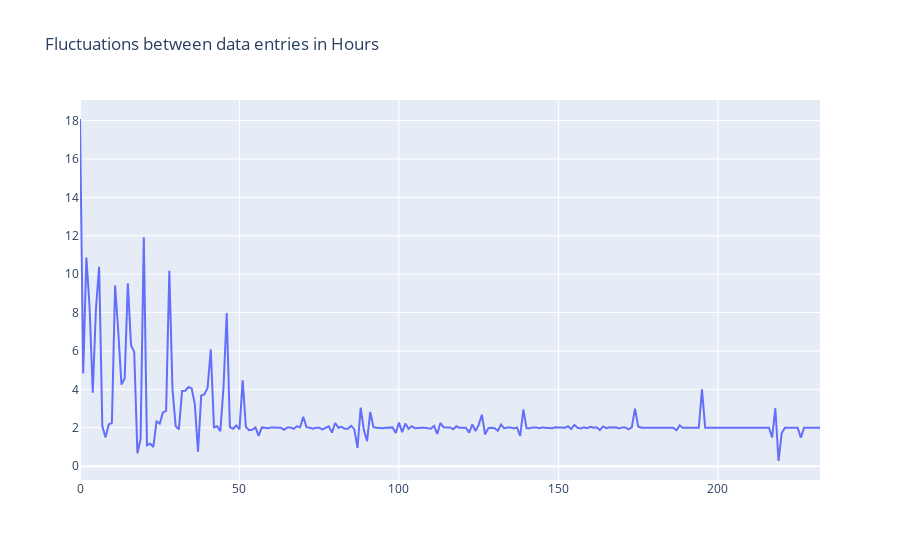

This figure's notebook cell:
### Markdown cell above
<a id="plotly"></a>
<b><a href="#home">HOME</a></b>

### Code cell
import plotly.graph_objects as go
fig = go.Figure()
fig.add_trace(go.Scatter(y=SPANS))
#fig.add_trace(go.Bar(y=ACC))
fig.update_layout(title = 'Fluctuations between data entries in Hours')
fig.show()

### Figure 1 — Plotly figure (JSON) as saved in the notebook; plotly's stock layout.template omitted (floating-point values rounded to 4 significant figures; data arrays with more than 128 entries replaced by an {"elided": "..."} marker saying what was removed)
{"data": [{"type": "scatter", "y": {"elided": "233 float values"}}], "layout": {"title": {"text": "Fluctuations between data entries in Hours"}}}
